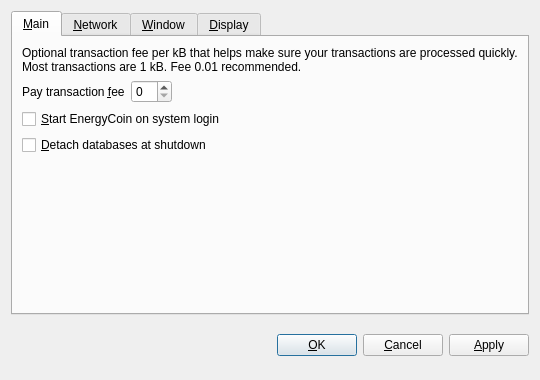
<?xml version="1.0" encoding="UTF-8"?>
<ui version="4.0">
 <class>OptionsDialog</class>
 <widget class="QDialog" name="OptionsDialog">
  <property name="geometry">
   <rect>
    <x>0</x>
    <y>0</y>
    <width>540</width>
    <height>380</height>
   </rect>
  </property>
  <property name="windowTitle">
   <string>Options</string>
  </property>
  <property name="modal">
   <bool>true</bool>
  </property>
  <layout class="QVBoxLayout" name="verticalLayout">
   <item>
    <widget class="QTabWidget" name="tabWidget">
     <property name="tabPosition">
      <enum>QTabWidget::North</enum>
     </property>
     <property name="currentIndex">
      <number>0</number>
     </property>
     <widget class="QWidget" name="tabMain">
      <attribute name="title">
       <string>&amp;Main</string>
      </attribute>
      <layout class="QVBoxLayout" name="verticalLayout_Main">
       <item>
        <widget class="QLabel" name="transactionFeeInfoLabel">
         <property name="text">
          <string>Optional transaction fee per kB that helps make sure your transactions are processed quickly. Most transactions are 1 kB. Fee 0.01 recommended.</string>
         </property>
         <property name="textFormat">
          <enum>Qt::PlainText</enum>
         </property>
         <property name="wordWrap">
          <bool>true</bool>
         </property>
        </widget>
       </item>
       <item>
        <layout class="QHBoxLayout" name="horizontalLayout_Main">
         <item>
          <widget class="QLabel" name="transactionFeeLabel">
           <property name="text">
            <string>Pay transaction &amp;fee</string>
           </property>
           <property name="textFormat">
            <enum>Qt::PlainText</enum>
           </property>
           <property name="buddy">
            <cstring>transactionFee</cstring>
           </property>
          </widget>
         </item>
         <item>
          <widget class="BitcoinAmountField" name="transactionFee"/>
         </item>
         <item>
          <spacer name="horizontalSpacer_Main">
           <property name="orientation">
            <enum>Qt::Horizontal</enum>
           </property>
           <property name="sizeHint" stdset="0">
            <size>
             <width>40</width>
             <height>20</height>
            </size>
           </property>
          </spacer>
         </item>
        </layout>
       </item>
       <item>
        <widget class="QCheckBox" name="bitcoinAtStartup">
         <property name="toolTip">
          <string>Automatically start EnergyCoin after logging in to the system.</string>
         </property>
         <property name="text">
          <string>&amp;Start EnergyCoin on system login</string>
         </property>
        </widget>
       </item>
       <item>
        <widget class="QCheckBox" name="detachDatabases">
         <property name="toolTip">
          <string>Detach block and address databases at shutdown. This means they can be moved to another data directory, but it slows down shutdown. The wallet is always detached.</string>
         </property>
         <property name="text">
          <string>&amp;Detach databases at shutdown</string>
         </property>
        </widget>
       </item>
       <item>
        <spacer name="verticalSpacer_Main">
         <property name="orientation">
          <enum>Qt::Vertical</enum>
         </property>
         <property name="sizeHint" stdset="0">
          <size>
           <width>20</width>
           <height>40</height>
          </size>
         </property>
        </spacer>
       </item>
      </layout>
     </widget>
     <widget class="QWidget" name="tabNetwork">
      <attribute name="title">
       <string>&amp;Network</string>
      </attribute>
      <layout class="QVBoxLayout" name="verticalLayout_Network">
       <item>
        <widget class="QCheckBox" name="mapPortUpnp">
         <property name="toolTip">
          <string>Automatically open the EnergyCoin client port on the router. This only works when your router supports UPnP and it is enabled.</string>
         </property>
         <property name="text">
          <string>Map port using &amp;UPnP</string>
         </property>
        </widget>
       </item>
       <item>
        <widget class="QCheckBox" name="connectSocks">
         <property name="toolTip">
          <string>Connect to the EnergyCoin network through a SOCKS proxy (e.g. when connecting through Tor).</string>
         </property>
         <property name="text">
          <string>&amp;Connect through SOCKS proxy:</string>
         </property>
        </widget>
       </item>
       <item>
        <layout class="QHBoxLayout" name="horizontalLayout_Network">
         <item>
          <widget class="QLabel" name="proxyIpLabel">
           <property name="text">
            <string>Proxy &amp;IP:</string>
           </property>
           <property name="textFormat">
            <enum>Qt::PlainText</enum>
           </property>
           <property name="buddy">
            <cstring>proxyIp</cstring>
           </property>
          </widget>
         </item>
         <item>
          <widget class="QValidatedLineEdit" name="proxyIp">
           <property name="maximumSize">
            <size>
             <width>140</width>
             <height>16777215</height>
            </size>
           </property>
           <property name="toolTip">
            <string>IP address of the proxy (e.g. 127.0.0.1)</string>
           </property>
          </widget>
         </item>
         <item>
          <widget class="QLabel" name="proxyPortLabel">
           <property name="text">
            <string>&amp;Port:</string>
           </property>
           <property name="textFormat">
            <enum>Qt::PlainText</enum>
           </property>
           <property name="buddy">
            <cstring>proxyPort</cstring>
           </property>
          </widget>
         </item>
         <item>
          <widget class="QLineEdit" name="proxyPort">
           <property name="maximumSize">
            <size>
             <width>55</width>
             <height>16777215</height>
            </size>
           </property>
           <property name="toolTip">
            <string>Port of the proxy (e.g. 9050)</string>
           </property>
          </widget>
         </item>
         <item>
          <widget class="QLabel" name="socksVersionLabel">
           <property name="text">
            <string>SOCKS &amp;Version:</string>
           </property>
           <property name="textFormat">
            <enum>Qt::PlainText</enum>
           </property>
           <property name="buddy">
            <cstring>socksVersion</cstring>
           </property>
          </widget>
         </item>
         <item>
          <widget class="QValueComboBox" name="socksVersion">
           <property name="toolTip">
            <string>SOCKS version of the proxy (e.g. 5)</string>
           </property>
          </widget>
         </item>
         <item>
          <spacer name="horizontalSpacer_Network">
           <property name="orientation">
            <enum>Qt::Horizontal</enum>
           </property>
           <property name="sizeHint" stdset="0">
            <size>
             <width>40</width>
             <height>20</height>
            </size>
           </property>
          </spacer>
         </item>
        </layout>
       </item>
       <item>
        <spacer name="verticalSpacer_Network">
         <property name="orientation">
          <enum>Qt::Vertical</enum>
         </property>
         <property name="sizeHint" stdset="0">
          <size>
           <width>20</width>
           <height>40</height>
          </size>
         </property>
        </spacer>
       </item>
      </layout>
     </widget>
     <widget class="QWidget" name="tabWindow">
      <attribute name="title">
       <string>&amp;Window</string>
      </attribute>
      <layout class="QVBoxLayout" name="verticalLayout_Window">
       <item>
        <widget class="QCheckBox" name="minimizeToTray">
         <property name="toolTip">
          <string>Show only a tray icon after minimizing the window.</string>
         </property>
         <property name="text">
          <string>&amp;Minimize to the tray instead of the taskbar</string>
         </property>
        </widget>
       </item>
       <item>
        <widget class="QCheckBox" name="minimizeOnClose">
         <property name="toolTip">
          <string>Minimize instead of exit the application when the window is closed. When this option is enabled, the application will be closed only after selecting Quit in the menu.</string>
         </property>
         <property name="text">
          <string>M&amp;inimize on close</string>
         </property>
        </widget>
       </item>
       <item>
        <spacer name="verticalSpacer_Window">
         <property name="orientation">
          <enum>Qt::Vertical</enum>
         </property>
         <property name="sizeHint" stdset="0">
          <size>
           <width>20</width>
           <height>40</height>
          </size>
         </property>
        </spacer>
       </item>
      </layout>
     </widget>
     <widget class="QWidget" name="tabDisplay">
      <attribute name="title">
       <string>&amp;Display</string>
      </attribute>
      <layout class="QVBoxLayout" name="verticalLayout_Display">
       <item>
        <layout class="QHBoxLayout" name="horizontalLayout_1_Display">
         <item>
          <widget class="QLabel" name="langLabel">
           <property name="text">
            <string>User Interface &amp;language:</string>
           </property>
           <property name="textFormat">
            <enum>Qt::PlainText</enum>
           </property>
           <property name="buddy">
            <cstring>lang</cstring>
           </property>
          </widget>
         </item>
         <item>
          <widget class="QValueComboBox" name="lang">
           <property name="toolTip">
            <string>The user interface language can be set here. This setting will take effect after restarting EnergyCoin.</string>
           </property>
          </widget>
         </item>
        </layout>
       </item>
       <item>
        <layout class="QHBoxLayout" name="horizontalLayout_2_Display">
         <item>
          <widget class="QLabel" name="unitLabel">
           <property name="text">
            <string>&amp;Unit to show amounts in:</string>
           </property>
           <property name="textFormat">
            <enum>Qt::PlainText</enum>
           </property>
           <property name="buddy">
            <cstring>unit</cstring>
           </property>
          </widget>
         </item>
         <item>
          <widget class="QValueComboBox" name="unit">
           <property name="toolTip">
            <string>Choose the default subdivision unit to show in the interface and when sending coins.</string>
           </property>
          </widget>
         </item>
        </layout>
       </item>
       <item>
        <widget class="QCheckBox" name="displayAddresses">
         <property name="toolTip">
          <string>Whether to show EnergyCoin addresses in the transaction list or not.</string>
         </property>
         <property name="text">
          <string>&amp;Display addresses in transaction list</string>
         </property>
        </widget>
       </item>
       <item>
	   <widget class="QCheckBox" name="coinControlFeatures">
          <property name="toolTip">
           <string>Whether to show coin control features or not.</string>
          </property>
          <property name="text">
           <string>Display coin &amp;control features (experts only!)</string>
          </property>
         </widget>
        </item>
        <item>
        <spacer name="verticalSpacer_Display">
         <property name="orientation">
          <enum>Qt::Vertical</enum>
         </property>
         <property name="sizeHint" stdset="0">
          <size>
           <width>20</width>
           <height>40</height>
          </size>
         </property>
        </spacer>
       </item>
      </layout>
     </widget>
    </widget>
   </item>
   <item>
    <layout class="QHBoxLayout" name="horizontalLayout_Buttons">
     <item>
      <spacer name="horizontalSpacer_1">
       <property name="orientation">
        <enum>Qt::Horizontal</enum>
       </property>
       <property name="sizeHint" stdset="0">
        <size>
         <width>40</width>
         <height>48</height>
        </size>
       </property>
      </spacer>
     </item>
     <item>
      <widget class="QLabel" name="statusLabel">
       <property name="font">
        <font>
         <weight>75</weight>
         <bold>true</bold>
        </font>
       </property>
       <property name="text">
        <string/>
       </property>
       <property name="textFormat">
        <enum>Qt::PlainText</enum>
       </property>
       <property name="wordWrap">
        <bool>true</bool>
       </property>
      </widget>
     </item>
     <item>
      <spacer name="horizontalSpacer_2">
       <property name="orientation">
        <enum>Qt::Horizontal</enum>
       </property>
       <property name="sizeHint" stdset="0">
        <size>
         <width>40</width>
         <height>48</height>
        </size>
       </property>
      </spacer>
     </item>
     <item>
      <widget class="QPushButton" name="okButton">
       <property name="text">
        <string>&amp;OK</string>
       </property>
      </widget>
     </item>
     <item>
      <widget class="QPushButton" name="cancelButton">
       <property name="text">
        <string>&amp;Cancel</string>
       </property>
       <property name="autoDefault">
        <bool>false</bool>
       </property>
      </widget>
     </item>
     <item>
      <widget class="QPushButton" name="applyButton">
       <property name="text">
        <string>&amp;Apply</string>
       </property>
       <property name="autoDefault">
        <bool>false</bool>
       </property>
      </widget>
     </item>
    </layout>
   </item>
  </layout>
 </widget>
 <customwidgets>
  <customwidget>
   <class>BitcoinAmountField</class>
   <extends>QSpinBox</extends>
   <header>bitcoinamountfield.h</header>
  </customwidget>
  <customwidget>
   <class>QValueComboBox</class>
   <extends>QComboBox</extends>
   <header>qvaluecombobox.h</header>
  </customwidget>
  <customwidget>
   <class>QValidatedLineEdit</class>
   <extends>QLineEdit</extends>
   <header>qvalidatedlineedit.h</header>
  </customwidget>
 </customwidgets>
 <resources/>
 <connections/>
</ui>
